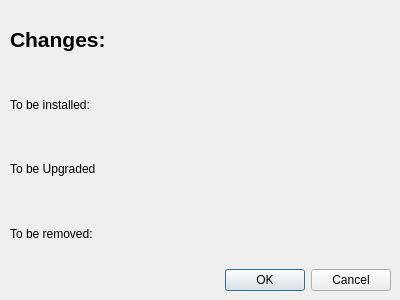
<?xml version="1.0" encoding="UTF-8"?>
<ui version="4.0">
 <class>changeSummary</class>
 <widget class="QDialog" name="changeSummary">
  <property name="geometry">
   <rect>
    <x>0</x>
    <y>0</y>
    <width>400</width>
    <height>300</height>
   </rect>
  </property>
  <property name="windowTitle">
   <string>Dialog</string>
  </property>
  <property name="modal">
   <bool>true</bool>
  </property>
  <widget class="QWidget" name="verticalLayoutWidget">
   <property name="geometry">
    <rect>
     <x>10</x>
     <y>10</y>
     <width>381</width>
     <height>281</height>
    </rect>
   </property>
   <layout class="QVBoxLayout" name="verticalLayout">
    <item>
     <widget class="QLabel" name="declarationHeader">
      <property name="font">
       <font>
        <pointsize>16</pointsize>
        <weight>75</weight>
        <bold>true</bold>
       </font>
      </property>
      <property name="text">
       <string>Changes:</string>
      </property>
     </widget>
    </item>
    <item>
     <layout class="QHBoxLayout" name="horizontalLayout">
      <item>
       <widget class="QLabel" name="installDeclaration">
        <property name="text">
         <string>To be installed:</string>
        </property>
       </widget>
      </item>
      <item>
       <widget class="QLabel" name="toInstallEdit">
        <property name="text">
         <string/>
        </property>
       </widget>
      </item>
     </layout>
    </item>
    <item>
     <layout class="QHBoxLayout" name="horizontalLayout_3">
      <item>
       <widget class="QLabel" name="toUpgradeDeclaration">
        <property name="text">
         <string>To be Upgraded</string>
        </property>
       </widget>
      </item>
      <item>
       <widget class="QLabel" name="toUpgradeEdit">
        <property name="text">
         <string/>
        </property>
       </widget>
      </item>
     </layout>
    </item>
    <item>
     <layout class="QHBoxLayout" name="horizontalLayout_2">
      <item>
       <widget class="QLabel" name="toRemoveDeclaration">
        <property name="text">
         <string>To be removed:</string>
        </property>
       </widget>
      </item>
      <item>
       <widget class="QLabel" name="toRemoveEdit">
        <property name="text">
         <string/>
        </property>
       </widget>
      </item>
     </layout>
    </item>
    <item>
     <widget class="QDialogButtonBox" name="buttonBox">
      <property name="orientation">
       <enum>Qt::Horizontal</enum>
      </property>
      <property name="standardButtons">
       <set>QDialogButtonBox::Cancel|QDialogButtonBox::Ok</set>
      </property>
     </widget>
    </item>
   </layout>
  </widget>
 </widget>
 <resources/>
 <connections>
  <connection>
   <sender>buttonBox</sender>
   <signal>accepted()</signal>
   <receiver>changeSummary</receiver>
   <slot>accept()</slot>
   <hints>
    <hint type="sourcelabel">
     <x>248</x>
     <y>254</y>
    </hint>
    <hint type="destinationlabel">
     <x>157</x>
     <y>274</y>
    </hint>
   </hints>
  </connection>
  <connection>
   <sender>buttonBox</sender>
   <signal>rejected()</signal>
   <receiver>changeSummary</receiver>
   <slot>reject()</slot>
   <hints>
    <hint type="sourcelabel">
     <x>316</x>
     <y>260</y>
    </hint>
    <hint type="destinationlabel">
     <x>286</x>
     <y>274</y>
    </hint>
   </hints>
  </connection>
 </connections>
</ui>
